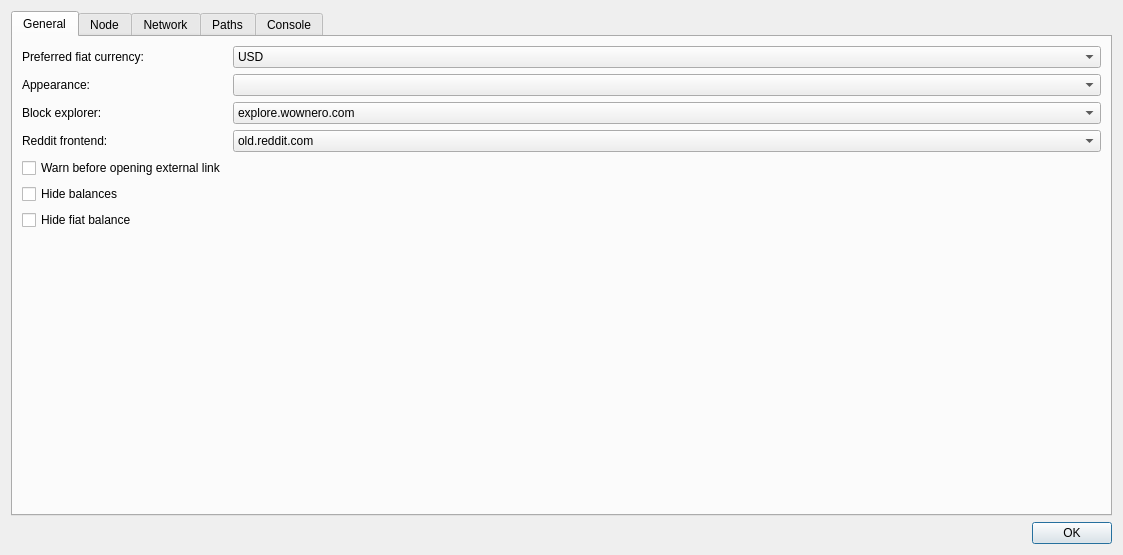
<?xml version="1.0" encoding="UTF-8"?>
<ui version="4.0">
 <class>Settings</class>
 <widget class="QDialog" name="Settings">
  <property name="geometry">
   <rect>
    <x>0</x>
    <y>0</y>
    <width>1123</width>
    <height>555</height>
   </rect>
  </property>
  <property name="windowTitle">
   <string>Settings</string>
  </property>
  <layout class="QVBoxLayout" name="verticalLayout">
   <item>
    <widget class="QTabWidget" name="tabWidget">
     <property name="currentIndex">
      <number>0</number>
     </property>
     <widget class="QWidget" name="tab_general">
      <attribute name="title">
       <string>General</string>
      </attribute>
      <layout class="QFormLayout" name="formLayout">
       <item row="0" column="0">
        <widget class="QLabel" name="label">
         <property name="text">
          <string>Preferred fiat currency:</string>
         </property>
        </widget>
       </item>
       <item row="0" column="1">
        <widget class="QComboBox" name="comboBox_fiatCurrency">
         <item>
          <property name="text">
           <string>USD</string>
          </property>
         </item>
         <item>
          <property name="text">
           <string>EUR</string>
          </property>
         </item>
         <item>
          <property name="text">
           <string>RUB</string>
          </property>
         </item>
         <item>
          <property name="text">
           <string>GBP</string>
          </property>
         </item>
         <item>
          <property name="text">
           <string>AUD</string>
          </property>
         </item>
         <item>
          <property name="text">
           <string>CAD</string>
          </property>
         </item>
         <item>
          <property name="text">
           <string>CHF</string>
          </property>
         </item>
         <item>
          <property name="text">
           <string>CNY</string>
          </property>
         </item>
         <item>
          <property name="text">
           <string>CZK</string>
          </property>
         </item>
         <item>
          <property name="text">
           <string>JPY</string>
          </property>
         </item>
         <item>
          <property name="text">
           <string>KRW</string>
          </property>
         </item>
         <item>
          <property name="text">
           <string>MXN</string>
          </property>
         </item>
         <item>
          <property name="text">
           <string>NZD</string>
          </property>
         </item>
         <item>
          <property name="text">
           <string>SEK</string>
          </property>
         </item>
         <item>
          <property name="text">
           <string>THB</string>
          </property>
         </item>
         <item>
          <property name="text">
           <string>TRY</string>
          </property>
         </item>
         <item>
          <property name="text">
           <string>ZAR</string>
          </property>
         </item>
        </widget>
       </item>
       <item row="1" column="0">
        <widget class="QLabel" name="label_6">
         <property name="text">
          <string>Appearance:</string>
         </property>
        </widget>
       </item>
       <item row="1" column="1">
        <widget class="QComboBox" name="comboBox_skin"/>
       </item>
       <item row="2" column="0">
        <widget class="QLabel" name="label_2">
         <property name="text">
          <string>Block explorer:</string>
         </property>
        </widget>
       </item>
       <item row="2" column="1">
        <widget class="QComboBox" name="comboBox_blockExplorer">
         <item>
          <property name="text">
           <string>explore.wownero.com</string>
          </property>
         </item>
         <item>
          <property name="text">
           <string>blockchair.com</string>
          </property>
         </item>
        </widget>
       </item>
       <item row="4" column="0">
        <widget class="QCheckBox" name="checkBox_externalLink">
         <property name="text">
          <string>Warn before opening external link</string>
         </property>
        </widget>
       </item>
       <item row="5" column="0">
        <widget class="QCheckBox" name="checkBox_hideBalance">
         <property name="text">
          <string>Hide balances</string>
         </property>
        </widget>
       </item>
       <item row="3" column="0">
        <widget class="QLabel" name="label_8">
         <property name="text">
          <string>Reddit frontend:</string>
         </property>
        </widget>
       </item>
       <item row="3" column="1">
        <widget class="QComboBox" name="comboBox_redditFrontend">
         <item>
          <property name="text">
           <string>old.reddit.com</string>
          </property>
         </item>
         <item>
          <property name="text">
           <string>reddit.com</string>
          </property>
         </item>
         <item>
          <property name="text">
           <string>teddit.net</string>
          </property>
         </item>
        </widget>
       </item>
       <item row="6" column="0">
        <widget class="QCheckBox" name="checkBox_hideFiatBalance">
         <property name="text">
          <string>Hide fiat balance</string>
         </property>
        </widget>
       </item>
      </layout>
     </widget>
     <widget class="QWidget" name="tab_node">
      <attribute name="title">
       <string>Node</string>
      </attribute>
      <layout class="QHBoxLayout" name="horizontalLayout">
       <item>
        <widget class="NodeWidget" name="nodeWidget" native="true"/>
       </item>
      </layout>
     </widget>
     <widget class="QWidget" name="tab_network">
      <attribute name="title">
       <string>Network</string>
      </attribute>
      <layout class="QVBoxLayout" name="verticalLayout_2">
       <item>
        <layout class="QHBoxLayout" name="horizontalLayout_2">
         <item>
          <widget class="QGroupBox" name="groupBox_3">
           <property name="sizePolicy">
            <sizepolicy hsizetype="Maximum" vsizetype="Preferred">
             <horstretch>0</horstretch>
             <verstretch>0</verstretch>
            </sizepolicy>
           </property>
           <property name="title">
            <string>Websockets</string>
           </property>
           <layout class="QGridLayout" name="gridLayout_3">
            <item row="0" column="0">
             <widget class="QRadioButton" name="radioButton_disableWebsocket">
              <property name="text">
               <string>Disable websocket</string>
              </property>
             </widget>
            </item>
            <item row="1" column="0">
             <widget class="QRadioButton" name="radioButton_websocketServer">
              <property name="text">
               <string>Websocket server</string>
              </property>
             </widget>
            </item>
            <item row="2" column="0">
             <widget class="QLineEdit" name="lineEdit_websocketServer">
              <property name="maximumSize">
               <size>
                <width>300</width>
                <height>16777215</height>
               </size>
              </property>
             </widget>
            </item>
           </layout>
          </widget>
         </item>
         <item>
          <spacer name="horizontalSpacer_3">
           <property name="orientation">
            <enum>Qt::Horizontal</enum>
           </property>
           <property name="sizeType">
            <enum>QSizePolicy::Expanding</enum>
           </property>
           <property name="sizeHint" stdset="0">
            <size>
             <width>40</width>
             <height>20</height>
            </size>
           </property>
          </spacer>
         </item>
        </layout>
       </item>
       <item>
        <spacer name="verticalSpacer">
         <property name="orientation">
          <enum>Qt::Vertical</enum>
         </property>
         <property name="sizeHint" stdset="0">
          <size>
           <width>20</width>
           <height>40</height>
          </size>
         </property>
        </spacer>
       </item>
      </layout>
     </widget>
     <widget class="QWidget" name="tab_paths">
      <attribute name="title">
       <string>Paths</string>
      </attribute>
      <layout class="QVBoxLayout" name="verticalLayout_8">
       <property name="spacing">
        <number>6</number>
       </property>
       <item>
        <widget class="QLabel" name="label_7">
         <property name="text">
          <string>This application uses the following paths:</string>
         </property>
        </widget>
       </item>
       <item>
        <layout class="QFormLayout" name="formLayout_2">
         <item row="0" column="1">
          <layout class="QHBoxLayout" name="horizontalLayout_3">
           <item>
            <widget class="QLineEdit" name="lineEdit_defaultWalletDir">
             <property name="readOnly">
              <bool>true</bool>
             </property>
            </widget>
           </item>
           <item>
            <widget class="QPushButton" name="btn_browseDefaultWalletDir">
             <property name="text">
              <string>Browse</string>
             </property>
            </widget>
           </item>
          </layout>
         </item>
         <item row="0" column="0">
          <widget class="QLabel" name="label_3">
           <property name="text">
            <string>Wallet directory:</string>
           </property>
          </widget>
         </item>
         <item row="1" column="0">
          <widget class="QLabel" name="label_4">
           <property name="text">
            <string>Config directory:</string>
           </property>
          </widget>
         </item>
         <item row="1" column="1">
          <widget class="QLineEdit" name="lineEdit_configDir">
           <property name="readOnly">
            <bool>true</bool>
           </property>
          </widget>
         </item>
         <item row="2" column="0">
          <widget class="QLabel" name="label_5">
           <property name="text">
            <string>Application directory:</string>
           </property>
          </widget>
         </item>
         <item row="2" column="1">
          <widget class="QLineEdit" name="lineEdit_applicationDir">
           <property name="readOnly">
            <bool>true</bool>
           </property>
          </widget>
         </item>
        </layout>
       </item>
       <item>
        <spacer name="verticalSpacer_2">
         <property name="orientation">
          <enum>Qt::Vertical</enum>
         </property>
         <property name="sizeHint" stdset="0">
          <size>
           <width>20</width>
           <height>0</height>
          </size>
         </property>
        </spacer>
       </item>
      </layout>
     </widget>
     <widget class="QWidget" name="tab_console">
      <attribute name="icon">
       <iconset theme=":/assets/images/terminal.png">
        <normaloff>.</normaloff>.</iconset>
      </attribute>
      <attribute name="title">
       <string>Console</string>
      </attribute>
      <layout class="QGridLayout" name="gridLayout">
       <item row="1" column="0">
        <widget class="QGroupBox" name="groupBox">
         <property name="minimumSize">
          <size>
           <width>0</width>
           <height>0</height>
          </size>
         </property>
         <property name="maximumSize">
          <size>
           <width>16777215</width>
           <height>70</height>
          </size>
         </property>
         <property name="title">
          <string>Log source</string>
         </property>
         <layout class="QHBoxLayout" name="horizontalLayout_7">
          <item>
           <widget class="QCheckBox" name="checkBox_12">
            <property name="text">
             <string>Qt Application</string>
            </property>
           </widget>
          </item>
          <item>
           <widget class="QCheckBox" name="checkBox_13">
            <property name="text">
             <string>RPC daemon</string>
            </property>
           </widget>
          </item>
          <item>
           <widget class="QCheckBox" name="checkBox_14">
            <property name="text">
             <string>Tor daemon</string>
            </property>
           </widget>
          </item>
         </layout>
        </widget>
       </item>
       <item row="2" column="0" colspan="2">
        <widget class="QFrame" name="frame">
         <property name="minimumSize">
          <size>
           <width>0</width>
           <height>0</height>
          </size>
         </property>
         <property name="frameShape">
          <enum>QFrame::NoFrame</enum>
         </property>
         <property name="frameShadow">
          <enum>QFrame::Raised</enum>
         </property>
         <property name="lineWidth">
          <number>1</number>
         </property>
         <layout class="QHBoxLayout" name="horizontalLayout_8">
          <property name="leftMargin">
           <number>0</number>
          </property>
          <property name="topMargin">
           <number>0</number>
          </property>
          <property name="rightMargin">
           <number>0</number>
          </property>
          <property name="bottomMargin">
           <number>0</number>
          </property>
          <item>
           <widget class="QPushButton" name="btnCopyToClipboard">
            <property name="text">
             <string>Copy to clipboard</string>
            </property>
           </widget>
          </item>
          <item>
           <widget class="QPushButton" name="pushButton_6">
            <property name="text">
             <string>Open log directory</string>
            </property>
           </widget>
          </item>
          <item>
           <widget class="QPushButton" name="pushButton_2">
            <property name="text">
             <string>Clear</string>
            </property>
           </widget>
          </item>
         </layout>
        </widget>
       </item>
       <item row="1" column="1">
        <widget class="QGroupBox" name="groupBox_2">
         <property name="minimumSize">
          <size>
           <width>0</width>
           <height>0</height>
          </size>
         </property>
         <property name="maximumSize">
          <size>
           <width>16777215</width>
           <height>70</height>
          </size>
         </property>
         <property name="title">
          <string>Log level</string>
         </property>
         <layout class="QHBoxLayout" name="horizontalLayout_6">
          <item>
           <widget class="QCheckBox" name="checkBox_9">
            <property name="text">
             <string>Critical</string>
            </property>
            <property name="checked">
             <bool>true</bool>
            </property>
           </widget>
          </item>
          <item>
           <widget class="QCheckBox" name="checkBox_10">
            <property name="text">
             <string>Warning</string>
            </property>
            <property name="checked">
             <bool>true</bool>
            </property>
           </widget>
          </item>
          <item>
           <widget class="QCheckBox" name="checkBox_8">
            <property name="text">
             <string>Info</string>
            </property>
            <property name="checked">
             <bool>false</bool>
            </property>
           </widget>
          </item>
          <item>
           <widget class="QCheckBox" name="checkBox_11">
            <property name="text">
             <string>Debug</string>
            </property>
           </widget>
          </item>
         </layout>
        </widget>
       </item>
       <item row="0" column="0" colspan="2">
        <widget class="QTextEdit" name="textLogs">
         <property name="enabled">
          <bool>true</bool>
         </property>
         <property name="readOnly">
          <bool>true</bool>
         </property>
        </widget>
       </item>
      </layout>
     </widget>
    </widget>
   </item>
   <item>
    <layout class="QHBoxLayout" name="horizontalLayout_4">
     <item>
      <spacer name="horizontalSpacer">
       <property name="orientation">
        <enum>Qt::Horizontal</enum>
       </property>
       <property name="sizeHint" stdset="0">
        <size>
         <width>40</width>
         <height>20</height>
        </size>
       </property>
      </spacer>
     </item>
     <item>
      <widget class="QDialogButtonBox" name="closeButton">
       <property name="standardButtons">
        <set>QDialogButtonBox::Ok</set>
       </property>
      </widget>
     </item>
    </layout>
   </item>
  </layout>
 </widget>
 <customwidgets>
  <customwidget>
   <class>NodeWidget</class>
   <extends>QWidget</extends>
   <header>widgets/nodewidget.h</header>
   <container>1</container>
  </customwidget>
 </customwidgets>
 <resources/>
 <connections/>
 <slots>
  <slot>copyToClipboard()</slot>
  <slot>checkboxExternalLinkWarn()</slot>
  <slot>closeClicked(QAbstractButton*)</slot>
  <slot>checkboxCheckForAppUpdates()</slot>
  <slot>fiatCurrencySelected(QString)</slot>
  <slot>homeWidgetChanged(int)</slot>
 </slots>
</ui>
